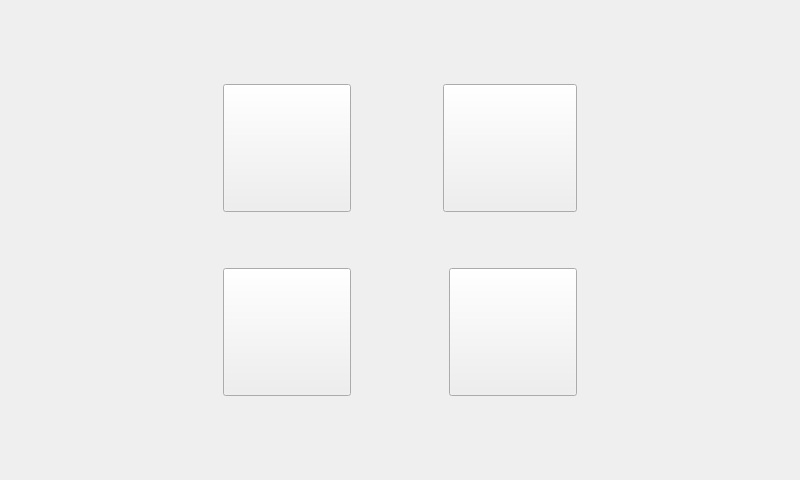
<?xml version="1.0" encoding="UTF-8"?>
<ui version="4.0">
 <class>MainWindow</class>
 <widget class="QMainWindow" name="MainWindow">
  <property name="geometry">
   <rect>
    <x>0</x>
    <y>0</y>
    <width>800</width>
    <height>480</height>
   </rect>
  </property>
  <property name="windowTitle">
   <string>MainWindow</string>
  </property>
  <property name="styleSheet">
   <string notr="true"/>
  </property>
  <widget class="QWidget" name="centralWidget">
   <layout class="QGridLayout" name="gridLayout_2">
    <item row="0" column="1">
     <spacer name="verticalSpacer_3">
      <property name="orientation">
       <enum>Qt::Vertical</enum>
      </property>
      <property name="sizeHint" stdset="0">
       <size>
        <width>20</width>
        <height>55</height>
       </size>
      </property>
     </spacer>
    </item>
    <item row="1" column="0">
     <spacer name="horizontalSpacer_3">
      <property name="orientation">
       <enum>Qt::Horizontal</enum>
      </property>
      <property name="sizeHint" stdset="0">
       <size>
        <width>196</width>
        <height>20</height>
       </size>
      </property>
     </spacer>
    </item>
    <item row="1" column="1">
     <layout class="QGridLayout" name="gridLayout">
      <item row="0" column="0">
       <widget class="QPushButton" name="pushButton">
        <property name="minimumSize">
         <size>
          <width>128</width>
          <height>128</height>
         </size>
        </property>
        <property name="styleSheet">
         <string notr="true">border-image: url(:/img/weather.png);</string>
        </property>
        <property name="text">
         <string/>
        </property>
       </widget>
      </item>
      <item row="0" column="1">
       <spacer name="horizontalSpacer">
        <property name="orientation">
         <enum>Qt::Horizontal</enum>
        </property>
        <property name="sizeType">
         <enum>QSizePolicy::Minimum</enum>
        </property>
        <property name="sizeHint" stdset="0">
         <size>
          <width>80</width>
          <height>20</height>
         </size>
        </property>
       </spacer>
      </item>
      <item row="0" column="2" colspan="2">
       <widget class="QPushButton" name="pushButton_2">
        <property name="minimumSize">
         <size>
          <width>128</width>
          <height>128</height>
         </size>
        </property>
        <property name="styleSheet">
         <string notr="true">border-image: url(:/img/map.png);</string>
        </property>
        <property name="text">
         <string/>
        </property>
       </widget>
      </item>
      <item row="1" column="0">
       <spacer name="verticalSpacer">
        <property name="orientation">
         <enum>Qt::Vertical</enum>
        </property>
        <property name="sizeType">
         <enum>QSizePolicy::Minimum</enum>
        </property>
        <property name="sizeHint" stdset="0">
         <size>
          <width>20</width>
          <height>50</height>
         </size>
        </property>
       </spacer>
      </item>
      <item row="1" column="3">
       <spacer name="verticalSpacer_2">
        <property name="orientation">
         <enum>Qt::Vertical</enum>
        </property>
        <property name="sizeType">
         <enum>QSizePolicy::Minimum</enum>
        </property>
        <property name="sizeHint" stdset="0">
         <size>
          <width>20</width>
          <height>50</height>
         </size>
        </property>
       </spacer>
      </item>
      <item row="2" column="0">
       <widget class="QPushButton" name="pushButton_3">
        <property name="minimumSize">
         <size>
          <width>128</width>
          <height>128</height>
         </size>
        </property>
        <property name="styleSheet">
         <string notr="true">border-image: url(:/img/music.png);</string>
        </property>
        <property name="text">
         <string/>
        </property>
       </widget>
      </item>
      <item row="2" column="1" colspan="2">
       <spacer name="horizontalSpacer_2">
        <property name="orientation">
         <enum>Qt::Horizontal</enum>
        </property>
        <property name="sizeType">
         <enum>QSizePolicy::Minimum</enum>
        </property>
        <property name="sizeHint" stdset="0">
         <size>
          <width>80</width>
          <height>20</height>
         </size>
        </property>
       </spacer>
      </item>
      <item row="2" column="3">
       <widget class="QPushButton" name="pushButton_4">
        <property name="minimumSize">
         <size>
          <width>128</width>
          <height>128</height>
         </size>
        </property>
        <property name="styleSheet">
         <string notr="true">border-image: url(:/img/video.png);</string>
        </property>
        <property name="text">
         <string/>
        </property>
       </widget>
      </item>
     </layout>
    </item>
    <item row="1" column="2">
     <spacer name="horizontalSpacer_4">
      <property name="orientation">
       <enum>Qt::Horizontal</enum>
      </property>
      <property name="sizeHint" stdset="0">
       <size>
        <width>196</width>
        <height>20</height>
       </size>
      </property>
     </spacer>
    </item>
    <item row="2" column="1">
     <spacer name="verticalSpacer_4">
      <property name="orientation">
       <enum>Qt::Vertical</enum>
      </property>
      <property name="sizeHint" stdset="0">
       <size>
        <width>20</width>
        <height>55</height>
       </size>
      </property>
     </spacer>
    </item>
   </layout>
  </widget>
 </widget>
 <layoutdefault spacing="6" margin="11"/>
 <resources/>
 <connections/>
</ui>
